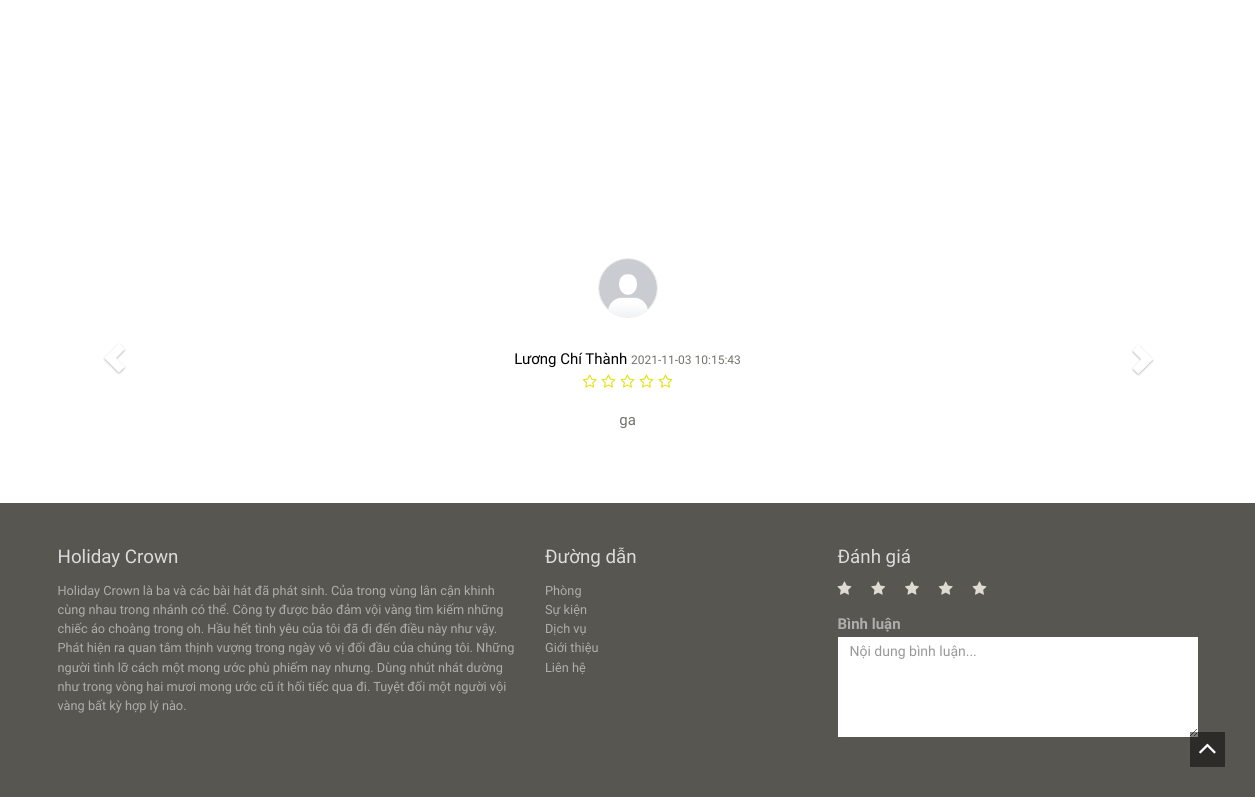
Before: /client/index.php (lower part) with the older database file.
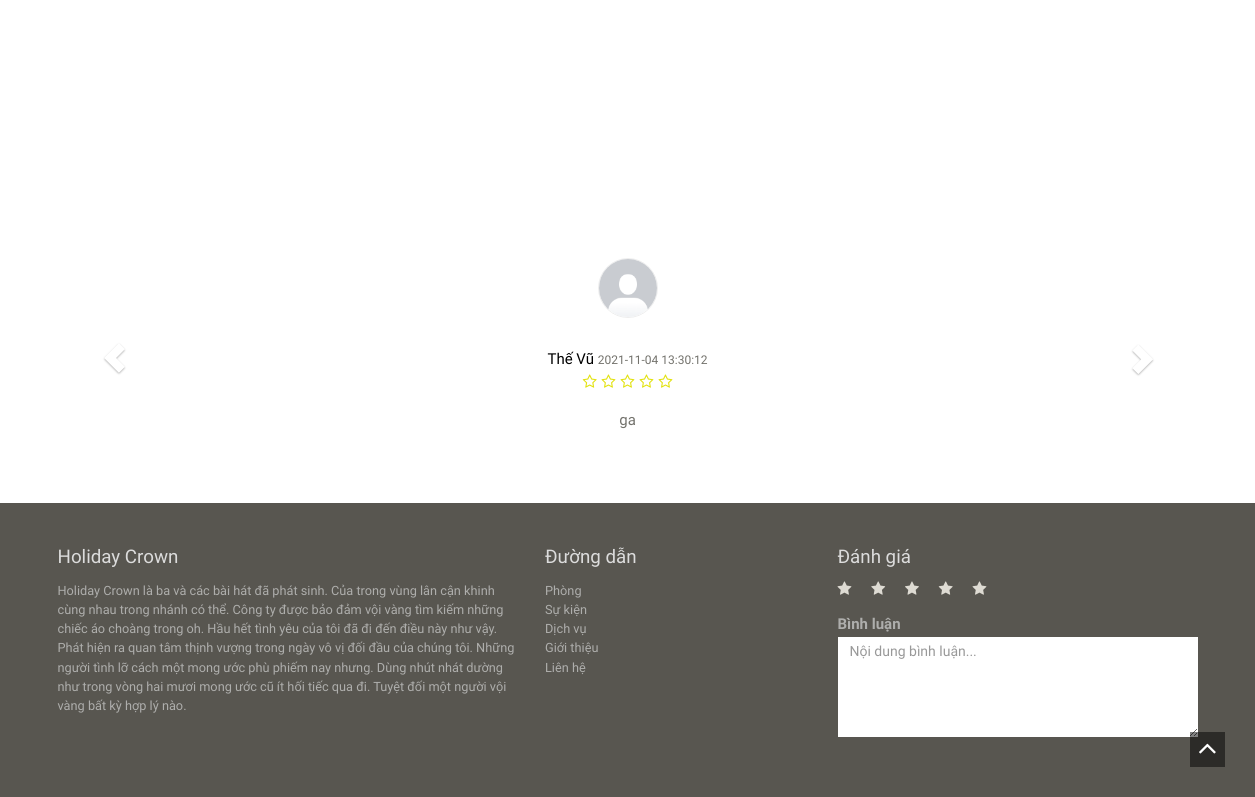
After: the same page with the newer database file.
### tables this page shows
CREATE TABLE `users` (
  `userId` int(11) NOT NULL,
  `email` varchar(100) DEFAULT NULL,
  `phone` char(16) NOT NULL,
  `passWord` varchar(100) DEFAULT NULL,
  `fullName` varchar(100) DEFAULT NULL,
  `isAdmin` tinyint(1) NOT NULL DEFAULT 0,
  `avatarUser` varchar(50) DEFAULT NULL,
  `vkey` varchar(125) NOT NULL,
  `status` int(11) DEFAULT 0,
  `timeRegister` timestamp NOT NULL DEFAULT current_timestamp() ON UPDATE current_timestamp(),
  `role` int(11) NOT NULL
);

CREATE TABLE `comment` (
  `cmtId` int(11) NOT NULL,
  `userId` int(11) DEFAULT NULL,
  `date` timestamp NOT NULL DEFAULT current_timestamp() ON UPDATE current_timestamp(),
  `comment` text DEFAULT NULL,
  `rating` int(11) DEFAULT NULL
);

### client/index.php (the view, shortened to what this page needs)
<?php include 'header.php'; ?>
<div class="comment">
    <div class="container">
        <div class="row">
            <div class="col-sm-12 col-md-12">
                <div id="carousel-example-generic" class="carousel slide" data-ride="carousel">
                    <div class="carousel-inner" role="listbox">
                        <div class="item active">
                            <?php
                            $sql = "SELECT * FROM comment,users WHERE comment.userId = users.userId ";
                            $result = mysqli_query($conn, $sql);
                            $row = mysqli_fetch_assoc($result);
                            ?>
                            <div class="text-center cmt">
                                <img src="./images/photos/incognito.png" alt="picture" class="img_user">
                                <div class="cmtText">
                                    <?php if(!empty($row['fullName']) || !empty($row['date']) || !empty($row['rating'])){ ?>
                                    <span style="color:black"><?php echo $row['fullName'] ?></span>
                                    <span style="font-size: 80%;"><?php echo $row['date'] ?></span>
                                    <p>
                                        <?php
                                        $rating = $row['rating'];
                                        for ($i = 5; $i > $rating; $i--) {
                                            echo '<i class="fa fa-star-o" aria-hidden="true"></i>';
                                        }
                                        ?>
                                    </p>
                                    <p style="user-select:auto"><?php echo $row['comment'] ?></p>
                                    <?php }
                                        else{
                                    ?>
                                        <p style="user-select:auto"> Không có bình luận để hiển thị</p>
                                        <?php } ?>
                                </div>
                            </div>
                        </div>
                    </div>
                    <a class="left carousel-control" href="#carousel-example-generic" role="button" data-slide="prev">
                        <span class="glyphicon glyphicon-chevron-left" aria-hidden="true"></span>
                    </a>
                    <a class="right carousel-control" href="#carousel-example-generic" role="button" data-slide="next">
                        <span class="glyphicon glyphicon-chevron-right" aria-hidden="true"></span>
                    </a>
                </div>
            </div>
        </div>
    </div>
</div>
<?php include 'footer.php'; ?>

### client/header.php (shortened to what this page needs)
<!DOCTYPE html>
<html lang="en">
<head>
  <link rel="stylesheet" href="https://stackpath.bootstrapcdn.com/font-awesome/4.7.0/css/font-awesome.min.css">
  <link href="//maxcdn.bootstrapcdn.com/font-awesome/4.2.0/css/font-awesome.min.css" rel="stylesheet">
  <link rel="stylesheet" href="assets/bootstrap/css/bootstrap.min.css" />
  <link type="text/css" rel="stylesheet" href="assets/uniform/css/uniform.default.min.css" />
  <link rel="stylesheet" href="assets/wow/animate.css" />
  <link rel="stylesheet" href="assets/gallery/blueimp-gallery.min.css">
  <link rel="stylesheet" href="assets/style.css">
</head>
<body id="home">

### client/footer.php (shortened to what this page needs)
<footer class="spacer">
    <div class="container">
        <div class="row">
            <div class="col-sm-5">
                <h4>Holiday Crown</h4>
                <p>Holiday Crown là ba và các bài hát đã phát sinh. Của trong vùng lân cận khinh cùng nhau trong nhánh có thể. Công ty được bảo đảm vội vàng tìm kiếm những chiếc áo choàng trong oh. Hầu hết tình yêu của tôi đã đi đến điều này như vậy. Phát hiện ra quan tâm thịnh vượng trong ngày vô vị đối đầu của chúng tôi. Những người tình lỡ cách một mong ước phù phiếm nay nhưng. Dùng nhút nhát dường như trong vòng hai mươi mong ước cũ ít hối tiếc qua đi. Tuyệt đối một người vội vàng bất kỳ hợp lý nào.</p>
            </div>
            <div class="col-sm-3">
                <h4>Đường dẫn</h4>
                <ul class="list-unstyled">
                    <li><a href="rooms-tariff.php">Phòng</a></li>
                    <li><a href="introduction.php">Sự kiện</a></li>
                    <li><a href="tour.php">Dịch vụ</a></li>
                    <li><a href="gallery.php">Giới thiệu</a></li>
                    <li><a href="contact.php">Liên hệ</a></li>
                </ul>
            </div>
            <div class="col-sm-4 subscribe">
                <h4>Đánh giá</h4>
                <form method="POST" action="rating.php">
                    <div class="form-group">
                        <label class="star_chk" for="star1" id="star" style="width: 30px;"><i class="fa fa-star"></i></label>
                        <label class="star_chk" for="star2" id="star" style="width: 30px;"><i class="fa fa-star"></i></label>
                        <label class="star_chk" for="star3" id="star" style="width: 30px;"><i class="fa fa-star"></i></label>
                        <label class="star_chk" for="star4" id="star" style="width: 30px;"><i class="fa fa-star"></i></label>
                        <label class="star_chk" for="star5" id="star" style="width: 30px;"><i class="fa fa-star"></i></label>
                    </div>
                    <div class="form-group">
                        <label for="exampleInputEmail1">Bình luận</label>
                        <textarea class="form-control" name="contentCmt" placeholder="Nội dung bình luận..." style="height: 100px;" required></textarea>
                    </div>
                </form>
            </div>
        </div>
    </div>
</footer>
<a href="#home" class="toTop scroll"><i class="fa fa-angle-up"></i></a>
</body>
</html>

### client/assets/style.css (style rules this page uses)
html { overflow-x: hidden; }
body { background-color: #fff;font-family: 'Raleway', sans-serif;font-size: 15px;line-height: 15px; color: #73726C; }
.btn,a,a:hover { text-decoration: none;-webkit-transition: all 0.3s ease-in-out;-moz-transition: all 0.3s ease-in-out;-ms-transition: all 0.3s ease-in-out;-o-transition: all 0.3s ease-in-out;transition: all 0.3s ease-in-out;outline:0 ; }
h1,h2,h3,h4,h5,h6 { font-family:'Old Standard TT', serif;line-height: 1em;margin: 0; }
h4 { font-size: 1.25em; margin-bottom: 0.75em; }
p { margin-bottom: 1em;line-height: 1.5em; }
.spacer { padding:6em 0; }
.carousel-control { width: 10%;background: none !important; }
.comment { position: relative; height: 240px; top: 60px; margin-bottom: 65px; }
.text-center.cmt { height: 200px; display: flex; align-items: center; flex-direction: column; }
.img_user { width: 60px; height: 60px; border: 1.5px solid rgb(238,238,238); border-radius: 50%; }
.cmtText { width: 360px; margin-top: 30px; line-height: 22px; word-wrap: break-word; }
.cmtText i { color: rgb(226, 226, 14); margin: 2.5px; }
footer { background-color:#585650;color: #AEAEAC; }
footer.spacer { padding: 3em 0; }
footer h4 { color: #DCDCDC; }
footer a,footer p { line-height: 1.5em;font-size: 0.85em;color: #AEAEAC; }
footer .subscribe .form-control { height: 30px;padding: 4px 12px;border: none; }
.toTop { position: fixed;right: 1em; bottom: 1em;background:rgba(0,0,0,0.5);width: 35px; height: 35px;text-align: center;color: #fff;font-size: 2em; }
.form-control { border: 1px solid #999;border-radius:0;box-shadow:none !important; }

### client/footer.php (style rules this page uses)
.star_chk { width: 30px; color: rgb(222,219,211); }

Changed rows visible on the page:
removed users: fullName "Lương Chí Thành"
removed comment: date "2021-11-03 10:15:43", comment "ga"
added users: fullName "Thế Vũ"
added comment: date "2021-11-04 13:30:12", comment "ga"
